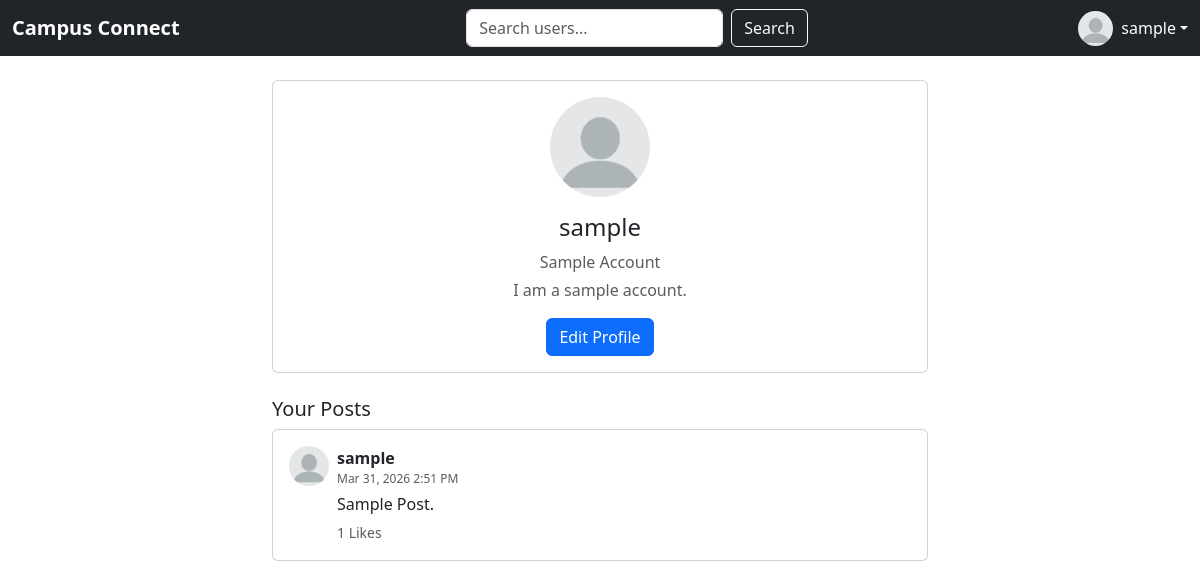
Page /?route=profile (signed in) on the committed database.
### tables this page shows
CREATE TABLE `users` (
  `id` int(11) NOT NULL,
  `username` varchar(255) NOT NULL,
  `full_name` varchar(255) DEFAULT NULL,
  `password` varchar(255) NOT NULL,
  `bio` varchar(255) DEFAULT NULL,
  `profile_image` varchar(255) DEFAULT 'default.png',
  `created_at` timestamp NOT NULL DEFAULT current_timestamp()
);

CREATE TABLE `posts` (
  `id` int(11) NOT NULL,
  `user_id` int(11) NOT NULL,
  `content` text NOT NULL,
  `image` varchar(255) DEFAULT NULL,
  `created_at` timestamp NOT NULL DEFAULT current_timestamp()
);

### app/controllers/FeedController.php (called while the page is built, shortened)
<?php
require_once __DIR__ . '/../models/PostModel.php';
require_once __DIR__ . '/../models/UserModel.php';
class FeedController
{
    private $postModel;
    public function __construct()
    {
        global $conn;
        $this->postModel = new PostModel($conn);
    }
    public function profile()
    {
        $userModel = new UserModel();
        $user = $userModel->findUserById($_SESSION['user_id']);
        $posts = $this->postModel->getPostsByUser($user['id']);
        include __DIR__ . '/../views/profile.php';
    }
}

### config/database.php (called while the page is built, shortened)
<?php
$isLocal = $_SERVER['SERVER_NAME'] === 'localhost';
if ($isLocal) {
    $host = "localhost";
    $dbname = "social_app";
    $username = "root";
    $password = "";
} else {
    $host = "sql12.freesqldatabase.com";
    $dbname = "sql12821796";
    $username = "sql12821796";
    $password = "ywp6PwMnMD";
}
$conn = new mysqli($host, $username, $password, $dbname);
$conn->query("SET time_zone = '+08:00'");
return $conn;

### app/models/UserModel.php (called while the page is built, shortened)
<?php
class UserModel
{
    private $conn;
    public function __construct()
    {
        $this->conn = require __DIR__ . '/../../config/database.php';
    }
    public function findUserById($id)
    {
        $stmt = $this->conn->prepare("SELECT * FROM users WHERE id = ?");
        $stmt->bind_param("i", $id);
        $stmt->execute();
        return $stmt->get_result()->fetch_assoc();
    }
}

### app/models/PostModel.php (called while the page is built, shortened)
<?php
class PostModel
{
    private $conn;
    public function __construct($db)
    {
        $this->conn = $db;
    }
    public function getPostsByUser($user_id)
    {
        $sql = "SELECT posts.*, users.username, users.profile_image,
                   (SELECT COUNT(*) FROM likes WHERE likes.post_id = posts.id) AS likes
                FROM posts
                JOIN users ON posts.user_id = users.id
                WHERE posts.user_id = ?
                ORDER BY posts.created_at DESC";
        $stmt = $this->conn->prepare($sql);
        $stmt->bind_param("i", $user_id);
        $stmt->execute();
        return $stmt->get_result()->fetch_all(MYSQLI_ASSOC);
    }
}

### app/views/profile.php (the view, shortened to what this page needs)
<!DOCTYPE html>
<html lang="en">
<head>
    <link href="https://cdn.jsdelivr.net/npm/bootstrap@5.3.8/dist/css/bootstrap.min.css" rel="stylesheet">
</head>
<body>
    <?php include __DIR__ . '/partials/navbar.php'; ?>
    <div class="container mt-4" style="max-width:680px;">
        <div class="card text-center mb-4">
            <div class="card-body">
                <img src="<?= UPLOADS_URL ?>/<?= htmlspecialchars($user['profile_image'] ?? 'default.png') ?>"
                    alt="Profile" class="rounded-circle mb-3" width="100" height="100" style="object-fit:cover;">
                <h4><?= htmlspecialchars($user['username']) ?></h4>
                <?php if (!empty($user['full_name'])): ?>
                    <p class="text-muted mb-1"><?= htmlspecialchars($user['full_name']) ?></p>
                <?php endif; ?>
                <p class="text-muted"><?= !empty($user['bio']) ? htmlspecialchars($user['bio']) : 'No bio yet.' ?></p>
                <a href="?route=edit_profile" class="btn btn-primary">Edit Profile</a>
            </div>
        </div>
        <h5>Your Posts</h5>
        <?php if (!empty($posts)): ?>
            <?php foreach ($posts as $post): ?>
                <div class="card mb-3">
                    <div class="card-body d-flex">
                        <img src="<?= UPLOADS_URL ?>/<?= htmlspecialchars($user['profile_image'] ?? 'default.png') ?>"
                            alt="Profile" class="rounded-circle me-2 flex-shrink-0" width="40" height="40"
                            style="object-fit:cover;">
                        <div>
                            <strong><?= htmlspecialchars($user['username']) ?></strong>
                            <?php if (!empty($post['created_at'])): ?>
                                <div class="text-muted" style="font-size:0.75rem;">
                                    <?= date('M j, Y g:i A', strtotime($post['created_at'])) ?></div>
                            <?php endif; ?>
                            <p class="mb-1 mt-1"><?= htmlspecialchars($post['content']) ?></p>
                            <small class="text-muted"><?= $post['likes'] ?? 0 ?> Likes</small>
                        </div>
                    </div>
                </div>
            <?php endforeach; ?>
        <?php else: ?>
            <p class="text-muted text-center">You haven't posted anything yet.</p>
        <?php endif; ?>
    </div>
</body>
</html>

### rows in the picture
users: profile_image (placeholder picture), username "sample", full_name "Sample Account", bio "I am a sample account."
posts: user.profile_image (placeholder picture), user.username "sample", created_at "Mar 31, 2026 2:51 PM", content "Sample Post.", likes "1"

### other values in the picture
$_SESSION['username'] "sample"
